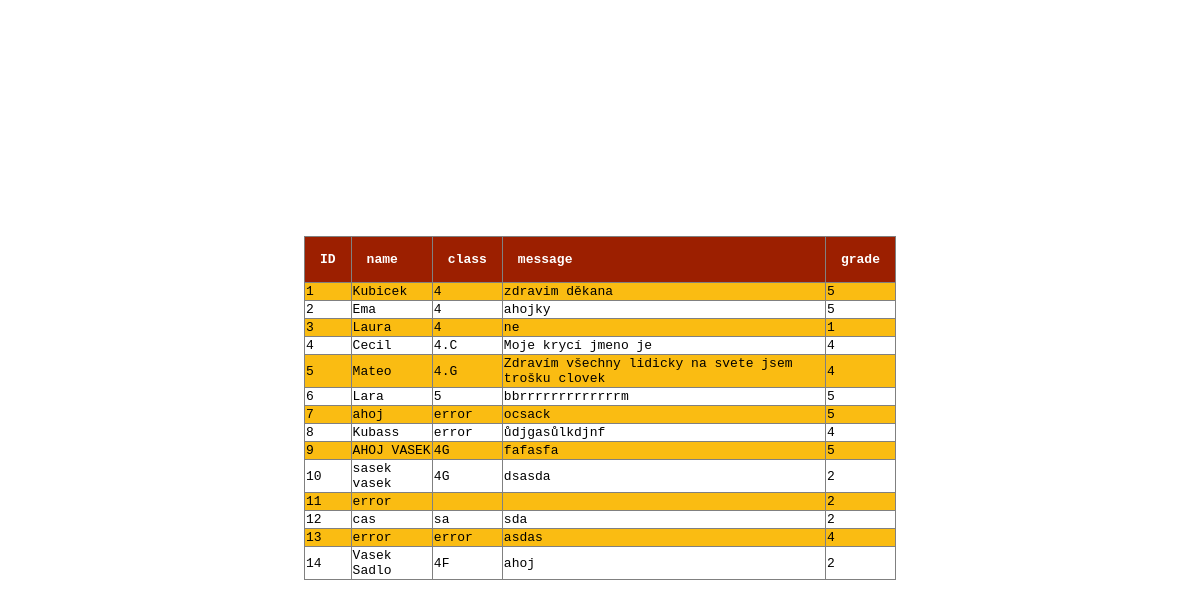
The page /result on the database its author committed.
### tables this page shows
CREATE TABLE students (
    id INTEGER PRIMARY KEY,
    student_name TEXT,
    class TEXT,
    student_message TEXT,
    grade INTEGER
);

### flask/flask_db/app.py (the view)
@app.route("/result")
def result():
    cursor = get_db().cursor()
    cursor.execute("SELECT * FROM students")
    rows = cursor.fetchall()
    return render_template("result.html",rows = rows)

### flask/flask_db/app.py (called while the page is built)
def get_db():
    db = getattr(g, "_database", None)
    if db is None :
        db = g._database = sqlite3.connect(DATBASE)
    return db

@app.teardown_appcontext
def close_connection(exception):
    db = getattr(g,"_database", None)
    if db is not None:
        db.close()

### flask/flask_db/templates/result.html (shortened to what this page needs)
<!DOCTYPE html>
<html lang="cs">
<head>
</head>
<body>
 <div>
    <table border = "1">
        <tr>
            <th>ID</th>
            <th>name</th>
            <th>class</th>
            <th>message</th>
            <th>grade</th>
        </tr>
        {% for row in rows %}
        <tr>
            <td>{{ row[0] }}</td>
            <td>{{ row[1] }}</td>
            <td>{{ row[2] }}</td>
            <td>{{ row[3] }}</td>
            <td>{{ row[4] }}</td>
        </tr>
        {% endfor %}
    </table>
</div>
</body>
</html>

### flask/flask_db/templates/result.html (style rules this page uses)
* { font-family: monospace; }
div { display: flex; justify-content: center; align-items: center; height: 100vh; }
table { border-collapse: collapse; width: 50%; }
th { color: white; padding: 15px; background-color: rgb(156, 31, 0); text-align: left; }
tr:nth-child(even) { background-color: rgb(250, 188, 18); }

### rows shown on the page
students: id "1", student_name "Kubicek", class "4", student_message "zdravim děkana", grade "5"
students: id "2", student_name "Ema", class "4", student_message "ahojky", grade "5"
students: id "3", student_name "Laura", class "4", student_message "ne", grade "1"
students: id "4", student_name "Cecil", class "4.C", student_message "Moje krycí jmeno je", grade "4"
students: id "5", student_name "Mateo", class "4.G", student_message "Zdravím všechny lidicky na svete jsem trošku clovek", grade "4"
students: id "6", student_name "Lara", class "5", student_message "bbrrrrrrrrrrrrrm", grade "5"
students: id "7", student_name "ahoj", class "error", student_message "ocsack", grade "5"
students: id "8", student_name "Kubass", class "error", student_message "ůdjgasůlkdjnf", grade "4"
students: id "9", student_name "AHOJ VASEK", class "4G", student_message "fafasfa", grade "5"
students: id "10", student_name "sasek vasek", class "4G", student_message "dsasda", grade "2"
students: id "11", student_name "error", grade "2"
students: id "12", student_name "cas", class "sa", student_message "sda", grade "2"
students: id "13", student_name "error", class "error", student_message "asdas", grade "4"
students: id "14", student_name "Vasek Sadlo", class "4F", student_message "ahoj", grade "2"
